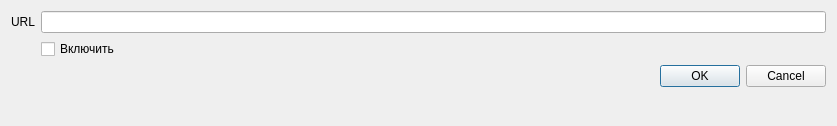
<?xml version="1.0" encoding="UTF-8"?>
<ui version="4.0">
 <class>FormOnline</class>
 <widget class="QDialog" name="FormOnline">
  <property name="geometry">
   <rect>
    <x>0</x>
    <y>0</y>
    <width>837</width>
    <height>126</height>
   </rect>
  </property>
  <property name="windowTitle">
   <string>Online</string>
  </property>
  <layout class="QFormLayout" name="formLayout">
   <item row="3" column="1">
    <widget class="QDialogButtonBox" name="buttonBox">
     <property name="orientation">
      <enum>Qt::Horizontal</enum>
     </property>
     <property name="standardButtons">
      <set>QDialogButtonBox::Cancel|QDialogButtonBox::Ok</set>
     </property>
    </widget>
   </item>
   <item row="1" column="1">
    <widget class="QCheckBox" name="chbox_enable_online">
     <property name="text">
      <string>Включить</string>
     </property>
    </widget>
   </item>
   <item row="0" column="0">
    <widget class="QLabel" name="label">
     <property name="text">
      <string>URL</string>
     </property>
    </widget>
   </item>
   <item row="0" column="1">
    <widget class="QLineEdit" name="ed_url"/>
   </item>
  </layout>
 </widget>
 <resources/>
 <connections>
  <connection>
   <sender>buttonBox</sender>
   <signal>accepted()</signal>
   <receiver>FormOnline</receiver>
   <slot>accept()</slot>
   <hints>
    <hint type="sourcelabel">
     <x>248</x>
     <y>254</y>
    </hint>
    <hint type="destinationlabel">
     <x>157</x>
     <y>274</y>
    </hint>
   </hints>
  </connection>
  <connection>
   <sender>buttonBox</sender>
   <signal>rejected()</signal>
   <receiver>FormOnline</receiver>
   <slot>reject()</slot>
   <hints>
    <hint type="sourcelabel">
     <x>316</x>
     <y>260</y>
    </hint>
    <hint type="destinationlabel">
     <x>286</x>
     <y>274</y>
    </hint>
   </hints>
  </connection>
 </connections>
</ui>
